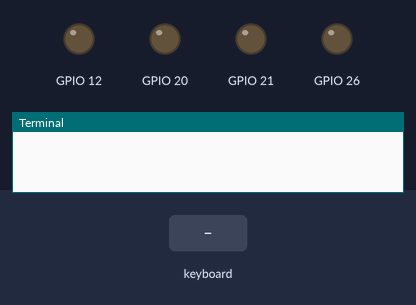
Recording of a program running on a simulated Raspberry Pi (BCM pin numbers). On the bench: output pins drawn as LEDs (lit = HIGH), the last lines printed to the terminal. The test bench sets the inputs (shaded band).

Above: at 1.2 s.
1.3 s: key enter typed on the keyboard
At 2.1 s:
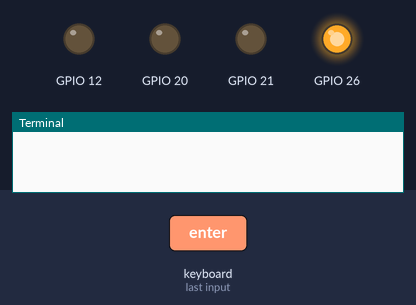
Timing chart, 0 to 5.8 s (numbered marks = the images above; inputs shaded):
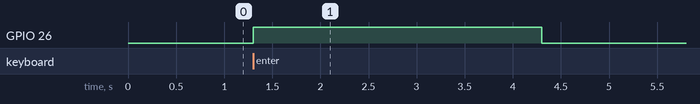

The program:

listenForToken.py
```python
import getUserConfigFromServer as getter
import makeCoffee as coffeeMaker
from evdev import InputDevice, categorize, ecodes

def main():
    scancodes = {
        0: None, 1: u'ESC', 2: u'1', 3: u'2', 4: u'3', 5: u'4', 6: u'5', 7: u'6', 8: u'7', 9: u'8', 10: u'9', 11: u'0', 12: u'-', 13: u'=',
        14: u'BACKSPACE',
        15: u'TAB', 16: u'Q', 17: u'W', 18: u'E', 19: u'R', 20: u'T', 21: u'Y', 22: u'U', 23: u'I', 24: u'O', 25: u'P', 26: u'(', 27: u')',
        28: u'ENTER',
        29: u'LEFTCTRL', 30: u'A', 31: u'S', 32: u'D', 33: u'F', 34: u'G', 35: u'H', 36: u'J', 37: u'K', 38: u'L', 39: u'SEMICOLON',
        40: u'APOSTROPHE', 41: u'UNKOWN',
        42: u'LEFTSHIFT', 43: u'BACKSLASH', 44: u'Z', 45: u'X', 46: u'C', 47: u'V', 48: u'B', 49: u'N', 50: u'M', 51: u'COMMA', 52: u'DOT',
        53: u'SLASH', 54: u'RIGHTSHIFT'
    }

    device = InputDevice("/dev/input/event0")
    tokenHash = ""

    while True:
        try:
            for event in device.read_loop():
                if event.type == ecodes.EV_KEY:
                    data = categorize(event)
                    if data.keystate == 1:
                        key_lookup = scancodes.get(data.scancode) or u'UNKONWN: {}'.format(data.scancode)
                        if key_lookup == u'ENTER':
                            break
                        else:
                            tokenHash += str(key_lookup)
            coffeeMaker.makeCoffee(100, 100, tokenHash)
            tokenHash = ""
            #getter.getUserConfig(tokenHash)
        except:
            print "wait a moment"

if __name__ == '__main__':
    main()
```

getUserConfigFromServer.py
```python
import sys, requests
import incrementBeverageCounter as beverageCounter
import makeCoffee as coffeeMaker

def getUserConfig(tokenHash):
    res = requests.get("http://localhost:3000/api/getUserByTokenHash?tokenHash=" + tokenHash)
    userData = res.json()
    print userData
    name = userData["name"]
    coffeeMaker.makeCoffee(userData["selectedCoffee"], userData["selectedMilk"], userData["selectedStrength"])
    beverageCounter.increment(name)
```

makeCoffee.py
```python
import sys
import RPi.GPIO as GPIO
import time
import serial
from coffeeCommands import CoffeeCommands as commands

def makeCoffee(coffeeamount, milkamount, strength):
    # if coffeeamount == 0 or strength == 0:
    #     sys.exit(2)
    # print(coffeeamount)
    # print(milkamount)
    # print(strength)

    # set RaspberryPi pin layout
    GPIO.setmode(GPIO.BCM)  # set pins for output
    GPIO.setup(12, GPIO.OUT)
    GPIO.setup(20, GPIO.OUT)
    GPIO.setup(21, GPIO.OUT)
    GPIO.setup(26, GPIO.OUT)

    print strength
    if strength == "0871097668":
        GPIO.output(12, GPIO.HIGH)
        time.sleep(3)
        GPIO.output(12, GPIO.LOW)
    elif strength == "3067209429":
        GPIO.output(20, GPIO.HIGH)
        time.sleep(3)
        GPIO.output(20, GPIO.LOW)
    elif strength == "3066946645":
        GPIO.output(21, GPIO.HIGH)
        time.sleep(3)
        GPIO.output(21, GPIO.LOW)
    else:
        GPIO.output(26, GPIO.HIGH)
        time.sleep(3)
        GPIO.output(26, GPIO.LOW)
    GPIO.cleanup()
```

incrementBeverageCounter.py
```python
import sys, getopt, requests

def increment(userName):
    if arg1 == "":
        sys.exit(2)
    user = {"userName" : userName}
    r = requests.post('http://localhost:3000/api/incrementBeverage', json = user)
    print r.text
```

coffeeCommands.py
```python
from enum import Enum
class CoffeeCommands(Enum):
    START_MACHINE = 'AN:01'
    STOP_MACHINE = 'AN:02'
    TEST_DISPLAY = 'AN:03'
    MAKE_PRODUCT_1 = 'FA:01'
    MAKE_PRODUCT_2 = 'FA:02'
    MAKE_PRODUCT_3 = 'FA:03'
    MAKE_PRODUCT_4 = 'FA:04'
    MAKE_PRODUCT_5 = 'FA:05'
    MAKE_PRODUCT_6 = 'FA:06'
    MAKE_PRODUCT_7 = 'FA:07'
    MAKE_HOT_WATER = 'FA:08'
    MAKE_STEAM = 'FA:09'
    FLUSHING = 'FA:0B'
    PUMP_COFFEE_ON = 'FN:01'
    PUMP_COFFEE_OFF = 'FN:02'
    COFFEE_HEATING_ON = 'FN:03'
    COFFEE_HEATING_OFF = 'FN:04'
    STEAM_HEATING_ON = 'FN:05'
    STEAM_HEATING_OFF = 'FN:06'
    GRINDER_LEFT_ON = 'FN:07'
    GRINDER_LEFT_OFF = 'FN:08'
    GRINDER_RIGHT_ON = 'FN:09'
    GRINDER_RIGHT_OFF = 'FN:0A'
    PUMP_STEAM_ON = 'FN:0B'
    PUMP_STEAM_OFF = 'FN:0C'
    INIT_BREWGROUP = 'FN:0D'
    BREWGROUP_IN_GRINDING_POS = 'FN:0F'
    BREWGROUP_IN_BREWING_POS = 'FN:13'
    DRAINAGE_VALVE_ON = 'FN:1D'
    DRAINAGE_VALVE_OFF = 'FN:1E'
    EMPTY_STEAM_VALVE_ON = 'FN:24'
    EMPTY_STEAM_VALVE_OFF = 'FN:25'
    STEAM_VALVE_ON = 'FN:26'
    STEAM_VALVE_OFF = 'FN:27'
    CAPPUCCINO_VALVE_ON = 'FN:28'
    CAPPUCCINO_VALVE_OFF = 'FN:29'
    BREWGROUP_PUT_TRESTER_OFF = 'FN:0E'
    TYPE_OF_MACHINE = 'TY:'
    
```

Measured:
- after the input at 1.3 s, GPIO 26: LOW → HIGH at once, → LOW 3.0 s later
